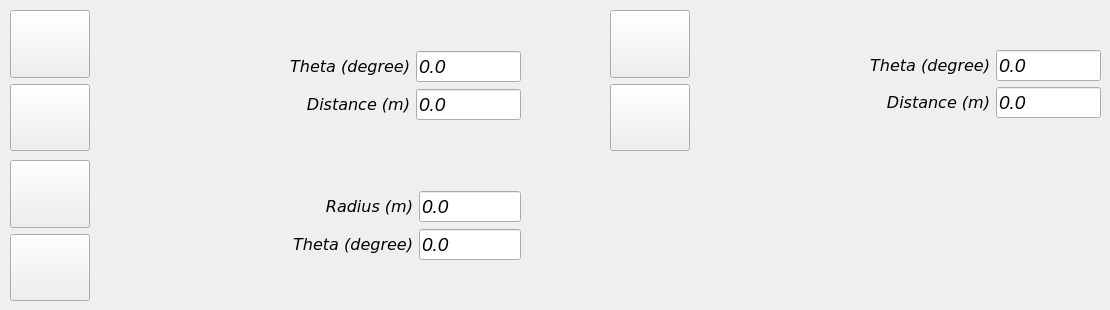
       <widget class="QWidget" name="Move2">
        <attribute name="title">
         <string>Move2</string>
        </attribute>
        <widget class="QLabel" name="Oblique_image">
         <property name="geometry">
          <rect>
           <x>110</x>
           <y>10</y>
           <width>141</width>
           <height>131</height>
          </rect>
         </property>
         <property name="text">
          <string/>
         </property>
         <property name="textFormat">
          <enum>Qt::RichText</enum>
         </property>
         <property name="pixmap">
          <pixmap>../images/oblique.png</pixmap>
         </property>
         <property name="scaledContents">
          <bool>true</bool>
         </property>
         <property name="wordWrap">
          <bool>false</bool>
         </property>
        </widget>
        <widget class="QLabel" name="Circle_image">
         <property name="geometry">
          <rect>
           <x>100</x>
           <y>150</y>
           <width>160</width>
           <height>150</height>
          </rect>
         </property>
         <property name="maximumSize">
          <size>
           <width>160</width>
           <height>150</height>
          </size>
         </property>
         <property name="text">
          <string/>
         </property>
         <property name="pixmap">
          <pixmap>../images/turncircle.png</pixmap>
         </property>
         <property name="scaledContents">
          <bool>true</bool>
         </property>
         <property name="wordWrap">
          <bool>false</bool>
         </property>
        </widget>
        <widget class="QLabel" name="Turn_image">
         <property name="geometry">
          <rect>
           <x>700</x>
           <y>20</y>
           <width>131</width>
           <height>121</height>
          </rect>
         </property>
         <property name="styleSheet">
          <string notr="true"/>
         </property>
         <property name="text">
          <string/>
         </property>
         <property name="pixmap">
          <pixmap>../images/turn.png</pixmap>
         </property>
         <property name="scaledContents">
          <bool>true</bool>
         </property>
         <property name="wordWrap">
          <bool>false</bool>
         </property>
        </widget>
        <widget class="QWidget" name="layoutWidget">
         <property name="geometry">
          <rect>
           <x>260</x>
           <y>190</y>
           <width>261</width>
           <height>71</height>
          </rect>
         </property>
         <layout class="QGridLayout" name="Radius_gridLayout">
          <item row="0" column="0">
           <widget class="QLabel" name="Circle_label_Radius">
            <property name="sizePolicy">
             <sizepolicy hsizetype="Preferred" vsizetype="Preferred">
              <horstretch>150</horstretch>
              <verstretch>20</verstretch>
             </sizepolicy>
            </property>
            <property name="minimumSize">
             <size>
              <width>150</width>
              <height>30</height>
             </size>
            </property>
            <property name="font">
             <font>
              <family>Bitstream Vera Sans</family>
              <pointsize>12</pointsize>
              <weight>50</weight>
              <italic>true</italic>
              <bold>false</bold>
             </font>
            </property>
            <property name="text">
             <string>Radius (m)</string>
            </property>
            <property name="alignment">
             <set>Qt::AlignRight|Qt::AlignTrailing|Qt::AlignVCenter</set>
            </property>
           </widget>
          </item>
          <item row="1" column="0">
           <widget class="QLabel" name="Circle_label_Distance">
            <property name="sizePolicy">
             <sizepolicy hsizetype="Preferred" vsizetype="Preferred">
              <horstretch>0</horstretch>
              <verstretch>0</verstretch>
             </sizepolicy>
            </property>
            <property name="minimumSize">
             <size>
              <width>150</width>
              <height>30</height>
             </size>
            </property>
            <property name="font">
             <font>
              <family>Bitstream Vera Sans</family>
              <pointsize>12</pointsize>
              <weight>50</weight>
              <italic>true</italic>
              <bold>false</bold>
             </font>
            </property>
            <property name="text">
             <string>Theta (degree)</string>
            </property>
            <property name="alignment">
             <set>Qt::AlignRight|Qt::AlignTrailing|Qt::AlignVCenter</set>
            </property>
           </widget>
          </item>
          <item row="1" column="1">
           <widget class="QLineEdit" name="Circle_lineEdit_Distance">
            <property name="sizePolicy">
             <sizepolicy hsizetype="Expanding" vsizetype="Fixed">
              <horstretch>100</horstretch>
              <verstretch>30</verstretch>
             </sizepolicy>
            </property>
            <property name="minimumSize">
             <size>
              <width>100</width>
              <height>30</height>
             </size>
            </property>
            <property name="font">
             <font>
              <pointsize>14</pointsize>
              <italic>true</italic>
             </font>
            </property>
            <property name="text">
             <string>0.0</string>
            </property>
           </widget>
          </item>
          <item row="0" column="1">
           <widget class="QLineEdit" name="Circle_lineEdit_Radius">
            <property name="sizePolicy">
             <sizepolicy hsizetype="Expanding" vsizetype="Fixed">
              <horstretch>100</horstretch>
              <verstretch>30</verstretch>
             </sizepolicy>
            </property>
            <property name="minimumSize">
             <size>
              <width>100</width>
              <height>30</height>
             </size>
            </property>
            <property name="font">
             <font>
              <pointsize>14</pointsize>
              <italic>true</italic>
             </font>
            </property>
            <property name="text">
             <string>0.0</string>
            </property>
           </widget>
          </item>
         </layout>
        </widget>
        <widget class="QWidget" name="layoutWidget">
         <property name="geometry">
          <rect>
           <x>10</x>
           <y>10</y>
           <width>82</width>
           <height>141</height>
          </rect>
         </property>
         <layout class="QVBoxLayout" name="Oblique_btn_verticalLayout">
          <item>
           <widget class="QPushButton" name="Oblique_btn_Forward">
            <property name="minimumSize">
             <size>
              <width>0</width>
              <height>0</height>
             </size>
            </property>
            <property name="maximumSize">
             <size>
              <width>80</width>
              <height>80</height>
             </size>
            </property>
            <property name="font">
             <font>
              <family>Noto Sans CJK JP DemiLight</family>
              <pointsize>12</pointsize>
              <kerning>false</kerning>
             </font>
            </property>
            <property name="styleSheet">
             <string notr="true"/>
            </property>
            <property name="text">
             <string/>
            </property>
            <property name="icon">
             <iconset>
              <normaloff>../images/up.png</normaloff>../images/up.png</iconset>
            </property>
            <property name="iconSize">
             <size>
              <width>80</width>
              <height>50</height>
             </size>
            </property>
           </widget>
          </item>
          <item>
           <widget class="QPushButton" name="Oblique_btn_Backward">
            <property name="minimumSize">
             <size>
              <width>0</width>
              <height>0</height>
             </size>
            </property>
            <property name="maximumSize">
             <size>
              <width>80</width>
              <height>80</height>
             </size>
            </property>
            <property name="font">
             <font>
              <family>Noto Sans CJK JP DemiLight</family>
              <pointsize>12</pointsize>
              <kerning>false</kerning>
             </font>
            </property>
            <property name="styleSheet">
             <string notr="true"/>
            </property>
            <property name="text">
             <string/>
            </property>
            <property name="icon">
             <iconset>
              <normaloff>../images/down.png</normaloff>../images/down.png</iconset>
            </property>
            <property name="iconSize">
             <size>
              <width>80</width>
              <height>50</height>
             </size>
            </property>
           </widget>
          </item>
         </layout>
        </widget>
        <widget class="QWidget" name="layoutWidget">
         <property name="geometry">
          <rect>
           <x>260</x>
           <y>50</y>
           <width>261</width>
           <height>71</height>
          </rect>
         </property>
         <layout class="QGridLayout" name="Oblique_gridLayout">
          <item row="1" column="0">
           <widget class="QLabel" name="Oblique_label_Distance">
            <property name="minimumSize">
             <size>
              <width>150</width>
              <height>30</height>
             </size>
            </property>
            <property name="font">
             <font>
              <family>Bitstream Vera Sans</family>
              <pointsize>12</pointsize>
              <weight>50</weight>
              <italic>true</italic>
              <bold>false</bold>
             </font>
            </property>
            <property name="text">
             <string>Distance (m)</string>
            </property>
            <property name="alignment">
             <set>Qt::AlignRight|Qt::AlignTrailing|Qt::AlignVCenter</set>
            </property>
           </widget>
          </item>
          <item row="0" column="0">
           <widget class="QLabel" name="Oblique_label_Direction">
            <property name="minimumSize">
             <size>
              <width>150</width>
              <height>30</height>
             </size>
            </property>
            <property name="font">
             <font>
              <family>Bitstream Vera Sans</family>
              <pointsize>12</pointsize>
              <weight>50</weight>
              <italic>true</italic>
              <bold>false</bold>
             </font>
            </property>
            <property name="text">
             <string>Theta (degree)</string>
            </property>
            <property name="alignment">
             <set>Qt::AlignRight|Qt::AlignTrailing|Qt::AlignVCenter</set>
            </property>
           </widget>
          </item>
          <item row="0" column="1">
           <widget class="QLineEdit" name="Oblique_lineEdit_Direction">
            <property name="minimumSize">
             <size>
              <width>100</width>
              <height>30</height>
             </size>
            </property>
            <property name="font">
             <font>
              <pointsize>14</pointsize>
              <italic>true</italic>
             </font>
            </property>
            <property name="text">
             <string>0.0</string>
            </property>
           </widget>
          </item>
          <item row="1" column="1">
           <widget class="QLineEdit" name="Oblique_lineEdit_Distance">
            <property name="minimumSize">
             <size>
              <width>100</width>
              <height>30</height>
             </size>
            </property>
            <property name="font">
             <font>
              <pointsize>14</pointsize>
              <italic>true</italic>
             </font>
            </property>
            <property name="text">
             <string>0.0</string>
            </property>
           </widget>
          </item>
         </layout>
        </widget>
        <widget class="QWidget" name="layoutWidget">
         <property name="geometry">
          <rect>
           <x>610</x>
           <y>10</y>
           <width>82</width>
           <height>141</height>
          </rect>
         </property>
         <layout class="QVBoxLayout" name="Turn_btn_verticalLayout">
          <item>
           <widget class="QPushButton" name="Turn_btn_Forward">
            <property name="minimumSize">
             <size>
              <width>0</width>
              <height>0</height>
             </size>
            </property>
            <property name="maximumSize">
             <size>
              <width>80</width>
              <height>80</height>
             </size>
            </property>
            <property name="font">
             <font>
              <family>Noto Sans CJK JP DemiLight</family>
              <pointsize>12</pointsize>
              <kerning>false</kerning>
             </font>
            </property>
            <property name="styleSheet">
             <string notr="true"/>
            </property>
            <property name="text">
             <string/>
            </property>
            <property name="icon">
             <iconset>
              <normaloff>../images/up.png</normaloff>../images/up.png</iconset>
            </property>
            <property name="iconSize">
             <size>
              <width>80</width>
              <height>50</height>
             </size>
            </property>
           </widget>
          </item>
          <item>
           <widget class="QPushButton" name="Turn_btn_Backward">
            <property name="minimumSize">
             <size>
              <width>0</width>
              <height>0</height>
             </size>
            </property>
            <property name="maximumSize">
             <size>
              <width>80</width>
              <height>80</height>
             </size>
            </property>
            <property name="font">
             <font>
              <family>Noto Sans CJK JP DemiLight</family>
              <pointsize>12</pointsize>
              <kerning>false</kerning>
             </font>
            </property>
            <property name="styleSheet">
             <string notr="true"/>
            </property>
            <property name="text">
             <string/>
            </property>
            <property name="icon">
             <iconset>
              <normaloff>../images/down.png</normaloff>../images/down.png</iconset>
            </property>
            <property name="iconSize">
             <size>
              <width>80</width>
              <height>50</height>
             </size>
            </property>
           </widget>
          </item>
         </layout>
        </widget>
        <widget class="QWidget" name="layoutWidget">
         <property name="geometry">
          <rect>
           <x>840</x>
           <y>50</y>
           <width>261</width>
           <height>69</height>
          </rect>
         </property>
         <layout class="QGridLayout" name="Turn_gridLayout">
          <item row="1" column="0">
           <widget class="QLabel" name="Turn_label_Distance">
            <property name="minimumSize">
             <size>
              <width>150</width>
              <height>30</height>
             </size>
            </property>
            <property name="font">
             <font>
              <family>Bitstream Vera Sans</family>
              <pointsize>12</pointsize>
              <weight>50</weight>
              <italic>true</italic>
              <bold>false</bold>
             </font>
            </property>
            <property name="text">
             <string>Distance (m)</string>
            </property>
            <property name="alignment">
             <set>Qt::AlignRight|Qt::AlignTrailing|Qt::AlignVCenter</set>
            </property>
           </widget>
          </item>
          <item row="0" column="0">
           <widget class="QLabel" name="Turn_label_Direction">
            <property name="minimumSize">
             <size>
              <width>150</width>
              <height>30</height>
             </size>
            </property>
            <property name="font">
             <font>
              <family>Bitstream Vera Sans</family>
              <pointsize>12</pointsize>
              <weight>50</weight>
              <italic>true</italic>
              <bold>false</bold>
             </font>
            </property>
            <property name="text">
             <string>Theta (degree)</string>
            </property>
            <property name="alignment">
             <set>Qt::AlignRight|Qt::AlignTrailing|Qt::AlignVCenter</set>
            </property>
           </widget>
          </item>
          <item row="1" column="1">
           <widget class="QLineEdit" name="Turn_lineEdit_Distance">
            <property name="minimumSize">
             <size>
              <width>100</width>
              <height>30</height>
             </size>
            </property>
            <property name="font">
             <font>
              <pointsize>14</pointsize>
              <italic>true</italic>
             </font>
            </property>
            <property name="text">
             <string>0.0</string>
            </property>
           </widget>
          </item>
          <item row="0" column="1">
           <widget class="QLineEdit" name="Turn_lineEdit_Direction">
            <property name="minimumSize">
             <size>
              <width>100</width>
              <height>30</height>
             </size>
            </property>
            <property name="font">
             <font>
              <pointsize>14</pointsize>
              <italic>true</italic>
             </font>
            </property>
            <property name="text">
             <string>0.0</string>
            </property>
           </widget>
          </item>
         </layout>
        </widget>
        <widget class="QWidget" name="layoutWidget">
         <property name="geometry">
          <rect>
           <x>10</x>
           <y>160</y>
           <width>82</width>
           <height>141</height>
          </rect>
         </property>
         <layout class="QVBoxLayout" name="Radius_btn_verticalLayout">
          <item>
           <widget class="QPushButton" name="Circle_btn_Forward">
            <property name="minimumSize">
             <size>
              <width>80</width>
              <height>50</height>
             </size>
            </property>
            <property name="maximumSize">
             <size>
              <width>80</width>
              <height>80</height>
             </size>
            </property>
            <property name="font">
             <font>
              <family>Noto Sans CJK JP DemiLight</family>
              <pointsize>12</pointsize>
              <kerning>false</kerning>
             </font>
            </property>
            <property name="styleSheet">
             <string notr="true"/>
            </property>
            <property name="text">
             <string/>
            </property>
            <property name="icon">
             <iconset>
              <normaloff>../images/up.png</normaloff>../images/up.png</iconset>
            </property>
            <property name="iconSize">
             <size>
              <width>80</width>
              <height>50</height>
             </size>
            </property>
           </widget>
          </item>
          <item>
           <widget class="QPushButton" name="Circle_btn_Backward">
            <property name="minimumSize">
             <size>
              <width>0</width>
              <height>0</height>
             </size>
            </property>
            <property name="maximumSize">
             <size>
              <width>80</width>
              <height>80</height>
             </size>
            </property>
            <property name="font">
             <font>
              <family>Noto Sans CJK JP DemiLight</family>
              <pointsize>12</pointsize>
              <kerning>false</kerning>
             </font>
            </property>
            <property name="styleSheet">
             <string notr="true"/>
            </property>
            <property name="text">
             <string/>
            </property>
            <property name="icon">
             <iconset>
              <normaloff>../images/down.png</normaloff>../images/down.png</iconset>
            </property>
            <property name="iconSize">
             <size>
              <width>80</width>
              <height>50</height>
             </size>
            </property>
           </widget>
          </item>
         </layout>
        </widget>
        <zorder>layoutWidget</zorder>
        <zorder>layoutWidget</zorder>
        <zorder>layoutWidget</zorder>
        <zorder>layoutWidget</zorder>
        <zorder>Oblique_image</zorder>
        <zorder>Turn_image</zorder>
        <zorder>layoutWidget</zorder>
        <zorder>layoutWidget</zorder>
        <zorder>Circle_image</zorder>
       </widget>
